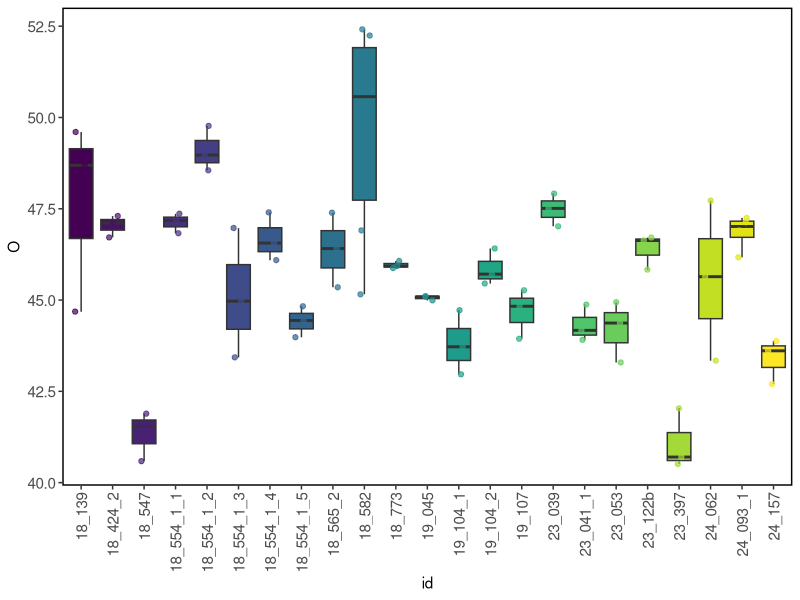
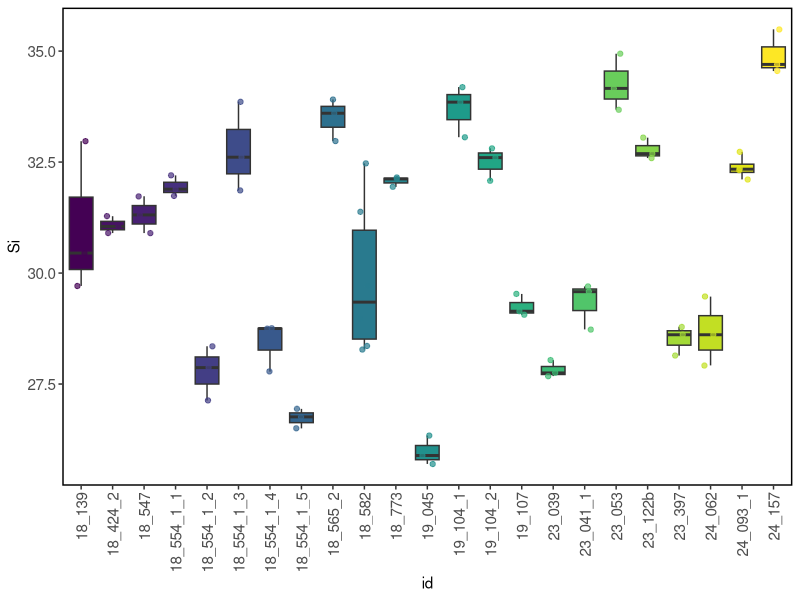
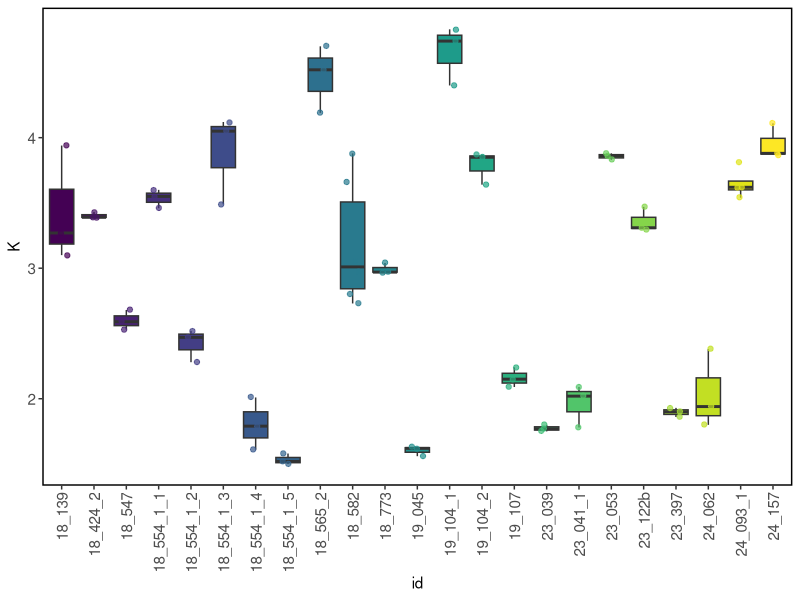
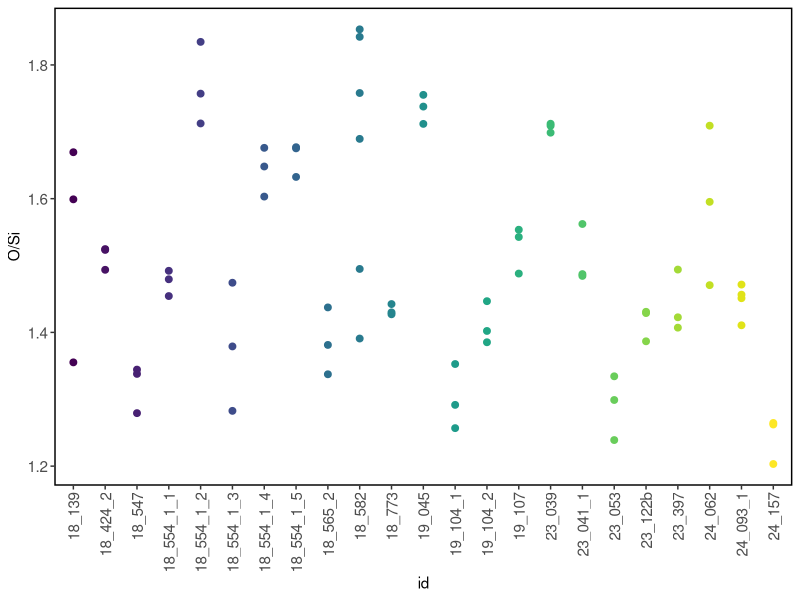
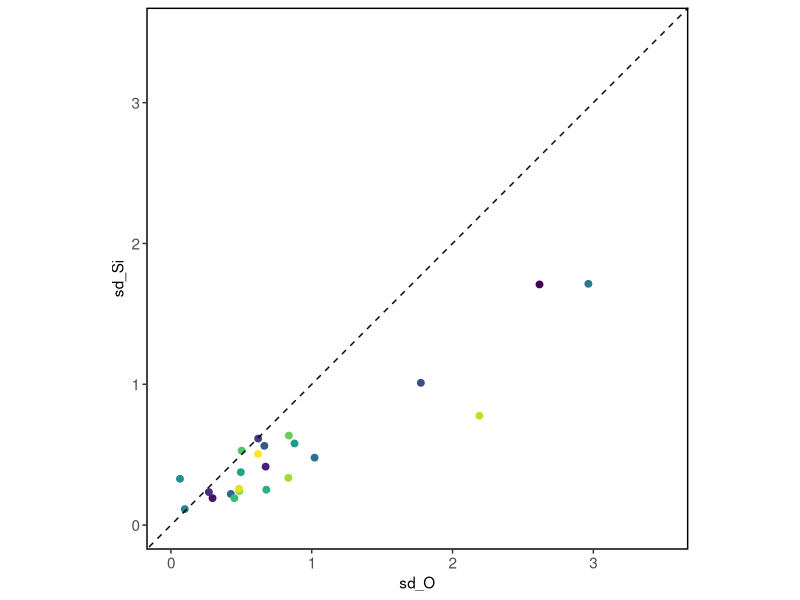
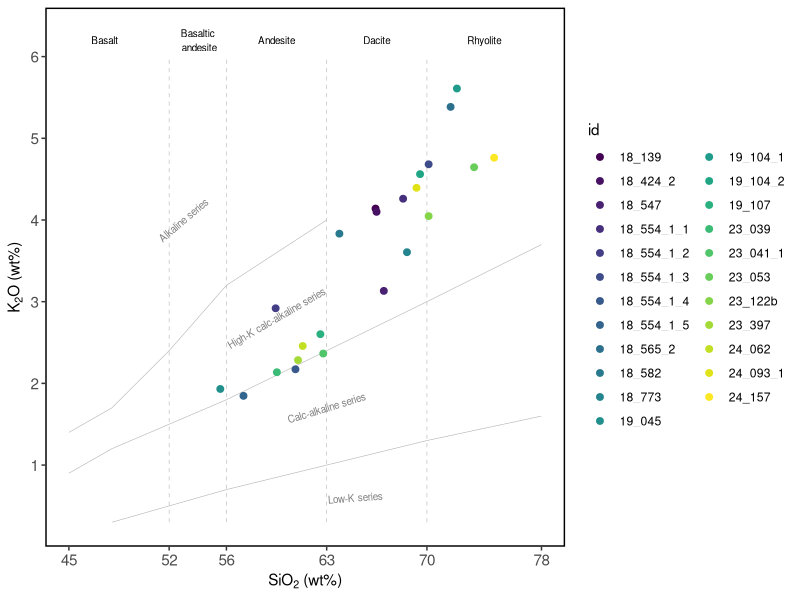
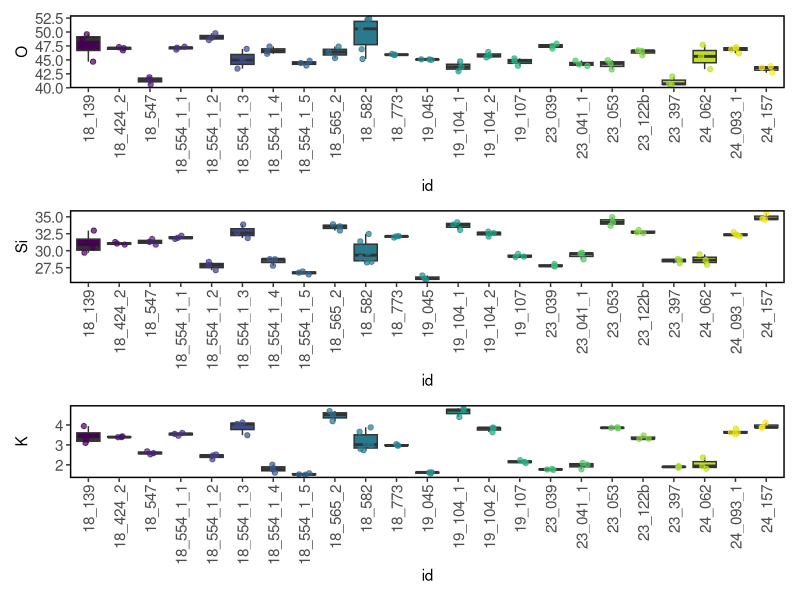
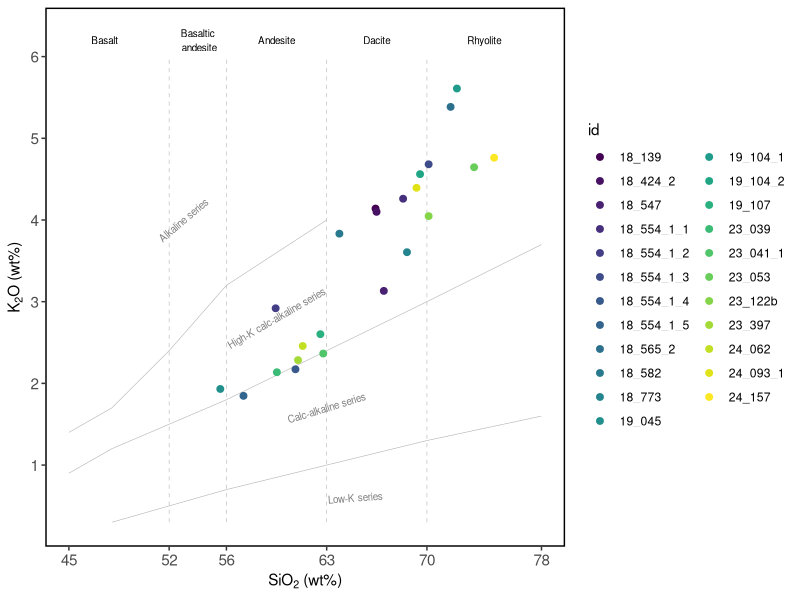

Write R code to recreate these figures, in order.
library(here)
library(tidyverse)

getwd()

# load data
d <- read.csv("2025-05-06_MEB-EMAE/data/combined_output.csv", 
              header=TRUE, sep=",", stringsAsFactors=FALSE)
d_sum <- read.csv("2025-05-06_MEB-EMAE/data/combined_output_conv.csv", 
                header=TRUE, sep=",", stringsAsFactors=FALSE)

# 1- visualize raw data ----
my_theme <- theme_classic() + 
  theme(axis.line=element_blank()) +
  theme(plot.title = element_blank(),
        axis.title = element_text(size = 11), axis.text = element_text(size = 11),
        panel.border = element_rect(colour="black", fill = NA, linewidth = 1),
        legend.position="right"#, aspect.ratio=1
  )
library(viridis)

### check for potential outliers
# Compute variability (mean, sd, range) for each duplicated ID
var <- d %>%
  group_by(id) %>%
  summarise(
    mean_O = mean(O), sd_O = sd(O), range_O = max(O) - min(O),
    mean_Si = mean(Si), sd_Si = sd(Si), range_Si = max(Si) - min(Si),
    .groups = "drop"
  )
var %>% print(n=23)

# vizualise
var_O <- ggplot(d, aes(x = id, y = O, fill = id)) +
  geom_boxplot(outlier.shape = NA) +  # hide default outliers to avoid duplication
  geom_jitter(aes(color = id), width = 0.2, size = 1.5, alpha = 0.7) +  # adds points
  scale_fill_viridis_d(option = "D") +
  scale_color_viridis_d(option = "D") +  # match point color to fill
  labs(title = "O Variability", y = "O", x = "id") + my_theme + 
  theme(axis.text.x = element_text(angle = 90, hjust = 1, vjust = .5)) +
  theme(legend.position = "none")
var_O

var_Si <- ggplot(d, aes(x = id, y = Si, fill = id)) +
  geom_boxplot(outlier.shape = NA) +  # hide default outliers to avoid duplication
  geom_jitter(aes(color = id), width = 0.2, size = 1.5, alpha = 0.7) +  # adds points
  scale_fill_viridis_d(option = "D") +
  scale_color_viridis_d(option = "D") +  # match point color to fill
  labs(title = "Si Variability", y = "Si", x = "id") + my_theme + 
  theme(axis.text.x = element_text(angle = 90, hjust = 1, vjust = .5)) +
  theme(legend.position = "none")
var_Si

var_K <- ggplot(d, aes(x = id, y = K, fill = id)) +
  geom_boxplot(outlier.shape = NA) +  # hide default outliers to avoid duplication
  geom_jitter(aes(color = id), width = 0.2, size = 1.5, alpha = 0.7) +  # adds points
  scale_fill_viridis_d(option = "D") +
  scale_color_viridis_d(option = "D") +  # match point color to fill
  labs(title = "K Variability", y = "K", x = "id") + my_theme + 
  theme(axis.text.x = element_text(angle = 90, hjust = 1, vjust = .5)) +
  theme(legend.position = "none")
var_K

ggplot(data = d, aes(x = id, y = O/Si, group = id, color = id)) + 
  geom_point(size = 2) + scale_color_viridis_d(option = "D") + 
  my_theme + 
  theme(axis.text.x = element_text(angle = 90, hjust = 1, vjust = .5),
        legend.position = "none")

ggplot(data = var, aes(x = sd_O, y = sd_Si, group = id, color = id)) + 
  geom_point(size = 2) +
  scale_color_viridis_d(option = "D") +  # Use color scale, not fill
  labs(title = "O-Si variability correlation", y = "sd_Si", x = "sd_O") +
  geom_abline(size = .5, linetype = "dashed", col = "black") +
  scale_x_continuous(limits=c(0, 3.5)) + 
  scale_y_continuous(limits=c(0, 3.5)) +
  my_theme + theme(aspect.ratio=1, legend.position = "none")

#save
setwd("~/GitHub/sem-eds-data-processing/2025-05-06_MEB-EMAE")
require(patchwork)

pdf(("fig/var_raw.pdf"), width=8, height=12)
var_O /
  var_Si /
  var_K
dev.off()


# 2- visualize converted data ----
my_theme <- theme_classic() + 
  theme(axis.line=element_blank()) +
  theme(plot.title = element_blank(),
        axis.title = element_text(size = 11), axis.text = element_text(size = 11),
        panel.border = element_rect(colour="black", fill = NA, linewidth = 1),
        legend.position="right"#, aspect.ratio=1
  )
library(viridis)

## K2O_SiO2
df = data.frame(x = c(45,78), y = c(.3,6.3))
K2O_SiO2_bg <- ggplot(data=df, mapping=aes(x=x, y=y)) + geom_blank() +
  theme(panel.grid.major = element_blank(), panel.grid.minor = element_blank()) +
  scale_y_continuous(limits=c(.3,6.3), breaks = c(1,2,3,4,5,6)) +
  scale_x_continuous(limits=c(45,78), breaks = c(45,52,56,63,70,78)) +
  labs(x=expression(SiO[2]*~ "(wt%)"), y=expression(K[2]*O*~ "(wt%)"))+
  annotate("segment", x=52, xend=52, y=.3, yend=6, linewidth=0.2, linetype="dashed", colour="gray70")+
  annotate("segment", x=56, xend=56, y=.3, yend=6, linewidth=0.2, linetype="dashed", colour="gray70")+
  annotate("segment", x=63, xend=63, y=.3, yend=6, linewidth=0.2, linetype="dashed", colour="gray70")+
  annotate("segment", x=70, xend=70, y=.3, yend=6, linewidth=0.2, linetype="dashed", colour="gray70")+
  annotate("segment", x=48, xend=52, y=0.3, yend=0.5, linewidth=0.2, colour="gray70")+
  annotate("segment", x=52, xend=56, y=0.5, yend=0.7, linewidth=0.2, colour="gray70")+
  annotate("segment", x=56, xend=63, y=0.7, yend=1, linewidth=0.2, colour="gray70")+
  annotate("segment", x=63, xend=70, y=1, yend=1.3, linewidth=0.2, colour="gray70")+
  annotate("segment", x=70, xend=78, y=1.3, yend=1.6, linewidth=0.2, colour="gray70")+
  annotate("segment", x=48, xend=52, y=1.2, yend=1.5, linewidth=0.2, colour="gray70")+
  annotate("segment", x=52, xend=56, y=1.5, yend=1.8, linewidth=0.2, colour="gray70")+
  annotate("segment", x=56, xend=63, y=1.8, yend=2.4, linewidth=0.2, colour="gray70")+
  annotate("segment", x=63, xend=70, y=2.4, yend=3, linewidth=0.2, colour="gray70")+
  annotate("segment", x=70, xend=78, y=3, yend=3.7, linewidth=0.2, colour="gray70")+
  annotate("segment", x=48, xend=52, y=1.7, yend=2.4, linewidth=0.2, colour="gray70")+
  annotate("segment", x=52, xend=56, y=2.4, yend=3.2, linewidth=0.2, colour="gray70")+
  annotate("segment", x=56, xend=63, y=3.2, yend=4, linewidth=0.2, colour="gray70")+
  annotate("segment", x=45, xend=48, y=1.4, yend=1.7, linewidth=0.2, colour="gray70")+
  annotate("segment", x=45, xend=48, y=0.9, yend=1.2, linewidth=0.2, colour="gray70")+
  annotate("segment", x=45, xend=48, y=0.2, yend=0.3, linewidth=0.2, colour="gray70")+
  annotate("text", label="Basalt", x=47.5, y=6.2, size=2.5, colour="black")+
  annotate("text", label="Basaltic\n andesite", x=54, y=6.2, size=2.5, colour="black")+
  annotate("text", label="Andesite", x=59.5, y=6.2, size=2.5, colour="black")+
  annotate("text", label="Dacite", x=66.5, y=6.2, size=2.5, colour="black")+
  annotate("text", label="Rhyolite", x=74, y=6.2, size=2.5, colour="black")+
  annotate("text", label="Alkaline series", x=53, y=4, size=2.5, colour="gray50", angle = 40)+
  annotate("text", label="High-K calc-alkaline series", x=59.5, y=2.8, size=2.5, colour="gray50", angle = 30)+
  annotate("text", label="Calc-alkaline series", x=63, y=1.7, size=2.5, colour="gray50", angle = 17)+
  annotate("text", label="Low-K series", x=65, y=0.6, size=2.5, colour="gray50", angle = 4)
#plot data
K2O_SiO2 <- K2O_SiO2_bg +
  geom_point(data = d_sum, 
             aes(x = SiO2, y = K2O, group = id, color = id),
             size = 2) +
  scale_color_viridis_d(option = "D") +  # Use color scale, not fill
  my_theme
K2O_SiO2

#save
setwd("~/GitHub/sem-eds-data-processing/2025-05-06_MEB-EMAE")
require(patchwork)
#save
pdf(("fig/K2O_SiO2.pdf"), width=8, height=4)
K2O_SiO2
dev.off()